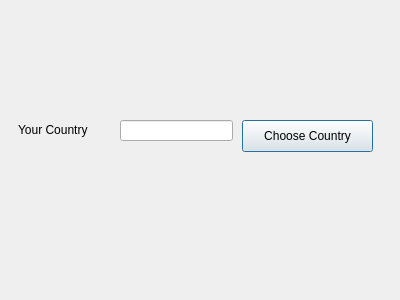
<?xml version="1.0" encoding="UTF-8"?>
<ui version="4.0">
 <class>Dialog</class>
 <widget class="QDialog" name="Dialog">
  <property name="geometry">
   <rect>
    <x>0</x>
    <y>0</y>
    <width>400</width>
    <height>300</height>
   </rect>
  </property>
  <property name="windowTitle">
   <string>Dialog</string>
  </property>
  <widget class="QLabel" name="label">
   <property name="geometry">
    <rect>
     <x>18</x>
     <y>120</y>
     <width>81</width>
     <height>20</height>
    </rect>
   </property>
   <property name="text">
    <string>Your Country</string>
   </property>
  </widget>
  <widget class="QLineEdit" name="lineEditCountry">
   <property name="geometry">
    <rect>
     <x>120</x>
     <y>120</y>
     <width>113</width>
     <height>21</height>
    </rect>
   </property>
  </widget>
  <widget class="QPushButton" name="pushButtonCountry">
   <property name="geometry">
    <rect>
     <x>242</x>
     <y>120</y>
     <width>131</width>
     <height>32</height>
    </rect>
   </property>
   <property name="text">
    <string>Choose Country</string>
   </property>
  </widget>
 </widget>
 <resources/>
 <connections/>
</ui>
